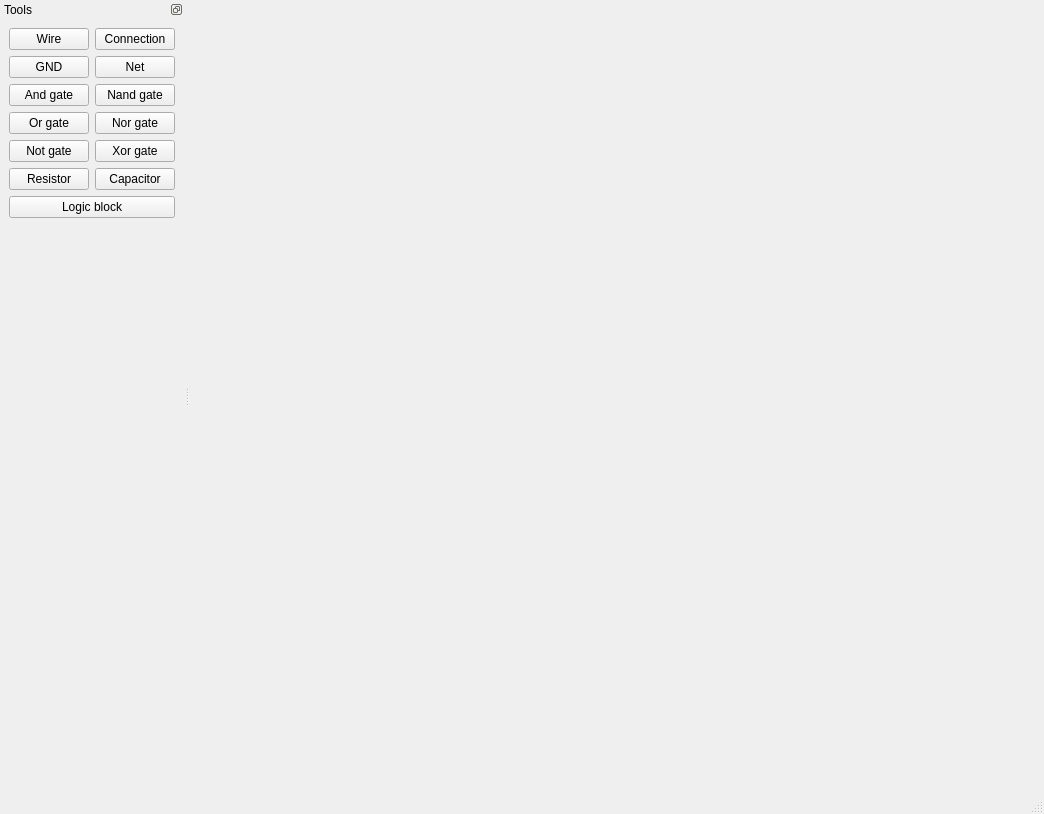
<?xml version="1.0" encoding="UTF-8"?>
<ui version="4.0">
 <class>MainWindow</class>
 <widget class="QMainWindow" name="MainWindow">
  <property name="geometry">
   <rect>
    <x>0</x>
    <y>0</y>
    <width>1044</width>
    <height>814</height>
   </rect>
  </property>
  <property name="minimumSize">
   <size>
    <width>800</width>
    <height>600</height>
   </size>
  </property>
  <property name="mouseTracking">
   <bool>true</bool>
  </property>
  <property name="focusPolicy">
   <enum>Qt::NoFocus</enum>
  </property>
  <property name="windowTitle">
   <string>Circuit Editor</string>
  </property>
  <widget class="QWidget" name="centralwidget">
   <property name="mouseTracking">
    <bool>false</bool>
   </property>
   <layout class="QGridLayout" name="gridLayout_2">
    <item row="0" column="0">
     <layout class="QGridLayout" name="graphicsLayout"/>
    </item>
   </layout>
  </widget>
  <widget class="QMenuBar" name="menubar">
   <property name="geometry">
    <rect>
     <x>0</x>
     <y>0</y>
     <width>1044</width>
     <height>26</height>
    </rect>
   </property>
  </widget>
  <widget class="QStatusBar" name="statusbar"/>
  <widget class="QDockWidget" name="toolbar">
   <property name="features">
    <set>QDockWidget::DockWidgetFloatable|QDockWidget::DockWidgetMovable</set>
   </property>
   <property name="allowedAreas">
    <set>Qt::LeftDockWidgetArea|Qt::RightDockWidgetArea</set>
   </property>
   <property name="windowTitle">
    <string>Tools</string>
   </property>
   <attribute name="dockWidgetArea">
    <number>1</number>
   </attribute>
   <widget class="QWidget" name="dockWidgetContents">
    <layout class="QVBoxLayout" name="verticalLayout_2">
     <item>
      <layout class="QGridLayout" name="gridLayout_3">
       <item row="5" column="1">
        <widget class="QPushButton" name="addCapacitorBtn">
         <property name="text">
          <string>Capacitor</string>
         </property>
        </widget>
       </item>
       <item row="2" column="1">
        <widget class="QPushButton" name="addNandBtn">
         <property name="text">
          <string>Nand gate</string>
         </property>
        </widget>
       </item>
       <item row="1" column="1">
        <widget class="QPushButton" name="addNetBtn">
         <property name="text">
          <string>Net</string>
         </property>
        </widget>
       </item>
       <item row="1" column="0">
        <widget class="QPushButton" name="addGNDBtn">
         <property name="text">
          <string>GND</string>
         </property>
        </widget>
       </item>
       <item row="2" column="0">
        <widget class="QPushButton" name="addAndBtn">
         <property name="text">
          <string>And gate</string>
         </property>
        </widget>
       </item>
       <item row="0" column="0">
        <widget class="QPushButton" name="addWireBtn">
         <property name="text">
          <string>Wire</string>
         </property>
        </widget>
       </item>
       <item row="4" column="0">
        <widget class="QPushButton" name="addNotBtn">
         <property name="text">
          <string>Not gate</string>
         </property>
        </widget>
       </item>
       <item row="3" column="0">
        <widget class="QPushButton" name="addOrBtn">
         <property name="text">
          <string>Or gate</string>
         </property>
        </widget>
       </item>
       <item row="4" column="1">
        <widget class="QPushButton" name="addXorBtn">
         <property name="text">
          <string>Xor gate</string>
         </property>
        </widget>
       </item>
       <item row="0" column="1">
        <widget class="QPushButton" name="addConnectionBtn">
         <property name="text">
          <string>Connection</string>
         </property>
        </widget>
       </item>
       <item row="5" column="0">
        <widget class="QPushButton" name="addResistorBtn">
         <property name="text">
          <string>Resistor</string>
         </property>
        </widget>
       </item>
       <item row="6" column="0" colspan="2">
        <widget class="QPushButton" name="addLogicBtn">
         <property name="text">
          <string>Logic block</string>
         </property>
        </widget>
       </item>
       <item row="3" column="1">
        <widget class="QPushButton" name="addNorBtn">
         <property name="text">
          <string>Nor gate</string>
         </property>
        </widget>
       </item>
      </layout>
     </item>
     <item>
      <spacer name="verticalSpacer">
       <property name="orientation">
        <enum>Qt::Vertical</enum>
       </property>
       <property name="sizeHint" stdset="0">
        <size>
         <width>20</width>
         <height>40</height>
        </size>
       </property>
      </spacer>
     </item>
    </layout>
   </widget>
  </widget>
 </widget>
 <resources/>
 <connections/>
</ui>
